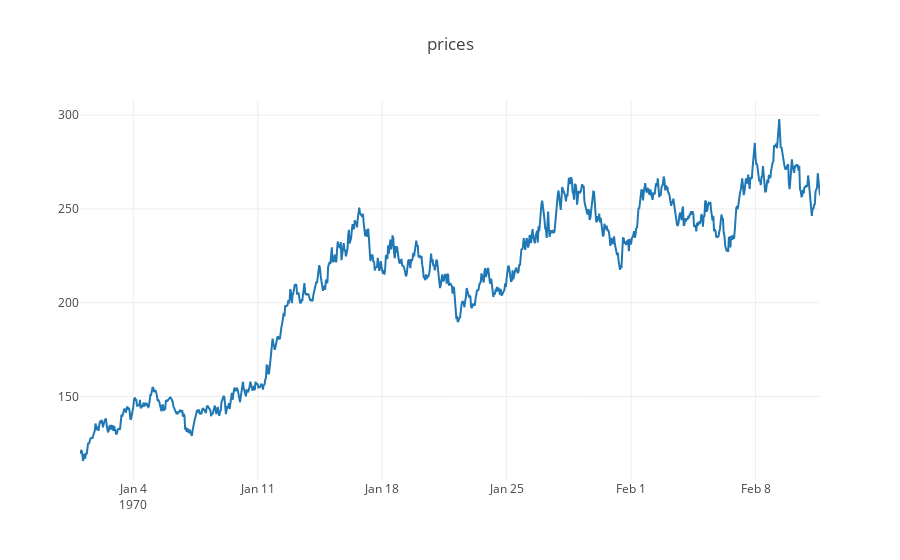

Here is the notebook cell this chart was saved with:
### Markdown cell above
### Сначала посмотрим как все выглядит из графика ниже очевидно что ряд нестационарный.

### Code cell
plotly_df(df, title = "prices")

### Figure 1 — Plotly figure (JSON) as saved in the notebook; plotly's stock layout.template omitted (floating-point values rounded to 4 significant figures; data arrays with more than 128 entries replaced by an {"elided": "..."} marker saying what was removed)
{"data": [{"mode": "lines", "name": 0, "type": "scatter", "x": {"elided": "1000 str values"}, "y": {"elided": "1000 float values"}}], "layout": {"title": "prices"}}
